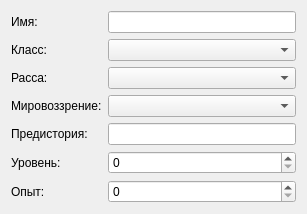
   <widget class="QWidget" name="formLayoutWidget">
    <property name="geometry">
     <rect>
      <x>190</x>
      <y>70</y>
      <width>307</width>
      <height>171</height>
     </rect>
    </property>
    <layout class="QFormLayout" name="formLayout">
     <item row="0" column="0">
      <widget class="QLabel" name="label_2">
       <property name="text">
        <string>Имя:</string>
       </property>
      </widget>
     </item>
     <item row="1" column="0">
      <widget class="QLabel" name="label_3">
       <property name="text">
        <string>Класс:</string>
       </property>
      </widget>
     </item>
     <item row="2" column="0">
      <widget class="QLabel" name="label_4">
       <property name="text">
        <string>Расса:</string>
       </property>
      </widget>
     </item>
     <item row="3" column="0">
      <widget class="QLabel" name="label_5">
       <property name="text">
        <string>Мировоззрение:</string>
       </property>
      </widget>
     </item>
     <item row="0" column="1">
      <widget class="QLineEdit" name="character_name"/>
     </item>
     <item row="4" column="1">
      <widget class="QLineEdit" name="character_history">
       <property name="text">
        <string/>
       </property>
      </widget>
     </item>
     <item row="1" column="1">
      <widget class="QComboBox" name="character_class">
       <item>
        <property name="text">
         <string/>
        </property>
       </item>
       <item>
        <property name="text">
         <string>Бард</string>
        </property>
       </item>
       <item>
        <property name="text">
         <string>Варвар</string>
        </property>
       </item>
       <item>
        <property name="text">
         <string>Воин</string>
        </property>
       </item>
       <item>
        <property name="text">
         <string>Волшебник</string>
        </property>
       </item>
       <item>
        <property name="text">
         <string>Друид</string>
        </property>
       </item>
       <item>
        <property name="text">
         <string>Жрец</string>
        </property>
       </item>
       <item>
        <property name="text">
         <string>Изобретатель</string>
        </property>
       </item>
       <item>
        <property name="text">
         <string>Колдун</string>
        </property>
       </item>
       <item>
        <property name="text">
         <string>Монах</string>
        </property>
       </item>
       <item>
        <property name="text">
         <string>Паладин</string>
        </property>
       </item>
       <item>
        <property name="text">
         <string>Плут</string>
        </property>
       </item>
       <item>
        <property name="text">
         <string>Следопыт</string>
        </property>
       </item>
       <item>
        <property name="text">
         <string>Чародей</string>
        </property>
       </item>
      </widget>
     </item>
     <item row="2" column="1">
      <widget class="QComboBox" name="race">
       <item>
        <property name="text">
         <string/>
        </property>
       </item>
       <item>
        <property name="text">
         <string>Ааракокра</string>
        </property>
       </item>
       <item>
        <property name="text">
         <string>Аасимар</string>
        </property>
       </item>
       <item>
        <property name="text">
         <string>Автогном</string>
        </property>
       </item>
       <item>
        <property name="text">
         <string>Багбир</string>
        </property>
       </item>
       <item>
        <property name="text">
         <string>Ведалкен</string>
        </property>
       </item>
       <item>
        <property name="text">
         <string>Вердан</string>
        </property>
       </item>
       <item>
        <property name="text">
         <string>Гибрид Симиков</string>
        </property>
       </item>
       <item>
        <property name="text">
         <string>Гит</string>
        </property>
       </item>
       <item>
        <property name="text">
         <string>Гифф</string>
        </property>
       </item>
       <item>
        <property name="text">
         <string>Гном</string>
        </property>
       </item>
       <item>
        <property name="text">
         <string>Гоблин</string>
        </property>
       </item>
       <item>
        <property name="text">
         <string>Голиаф</string>
        </property>
       </item>
       <item>
        <property name="text">
         <string>Грунг</string>
        </property>
       </item>
       <item>
        <property name="text">
         <string>Дварф</string>
        </property>
       </item>
       <item>
        <property name="text">
         <string>Дженази</string>
        </property>
       </item>
       <item>
        <property name="text">
         <string>Драконорождённый</string>
        </property>
       </item>
       <item>
        <property name="text">
         <string>Изменяющиеся</string>
        </property>
       </item>
       <item>
        <property name="text">
         <string>Калаштар</string>
        </property>
       </item>
       <item>
        <property name="text">
         <string>Кендер</string>
        </property>
       </item>
       <item>
        <property name="text">
         <string>Кенку</string>
        </property>
       </item>
       <item>
        <property name="text">
         <string>Кентавр</string>
        </property>
       </item>
       <item>
        <property name="text">
         <string>Кобольд</string>
        </property>
       </item>
       <item>
        <property name="text">
         <string>Кованый</string>
        </property>
       </item>
       <item>
        <property name="text">
         <string>Леонин</string>
        </property>
       </item>
       <item>
        <property name="text">
         <string>Локата</string>
        </property>
       </item>
       <item>
        <property name="text">
         <string>Локсодон</string>
        </property>
       </item>
       <item>
        <property name="text">
         <string>Людоящер</string>
        </property>
       </item>
       <item>
        <property name="text">
         <string>Минотавр</string>
        </property>
       </item>
       <item>
        <property name="text">
         <string>Орк</string>
        </property>
       </item>
       <item>
        <property name="text">
         <string>Плазмоид</string>
        </property>
       </item>
       <item>
        <property name="text">
         <string>Полуорк</string>
        </property>
       </item>
       <item>
        <property name="text">
         <string>Полурослик</string>
        </property>
       </item>
       <item>
        <property name="text">
         <string>Полуэльф</string>
        </property>
       </item>
       <item>
        <property name="text">
         <string>Сатир</string>
        </property>
       </item>
       <item>
        <property name="text">
         <string>Совлин</string>
        </property>
       </item>
       <item>
        <property name="text">
         <string>Табакси</string>
        </property>
       </item>
       <item>
        <property name="text">
         <string>Тифлинг</string>
        </property>
       </item>
       <item>
        <property name="text">
         <string>Тортл</string>
        </property>
       </item>
       <item>
        <property name="text">
         <string>Три-крин</string>
        </property>
       </item>
       <item>
        <property name="text">
         <string>Тритон</string>
        </property>
       </item>
       <item>
        <property name="text">
         <string>Фирболг</string>
        </property>
       </item>
       <item>
        <property name="text">
         <string>Фэйри</string>
        </property>
       </item>
       <item>
        <property name="text">
         <string>Хадози</string>
        </property>
       </item>
       <item>
        <property name="text">
         <string>Харенгон</string>
        </property>
       </item>
       <item>
        <property name="text">
         <string>Хобгоблин</string>
        </property>
       </item>
       <item>
        <property name="text">
         <string>Человек</string>
        </property>
       </item>
       <item>
        <property name="text">
         <string>Шифтер</string>
        </property>
       </item>
       <item>
        <property name="text">
         <string>Эльф</string>
        </property>
       </item>
       <item>
        <property name="text">
         <string>Эльф (Астральный)</string>
        </property>
       </item>
       <item>
        <property name="text">
         <string>Юань-ти</string>
        </property>
       </item>
      </widget>
     </item>
     <item row="3" column="1">
      <widget class="QComboBox" name="zz">
       <item>
        <property name="text">
         <string/>
        </property>
       </item>
       <item>
        <property name="text">
         <string>Законно Добрый</string>
        </property>
       </item>
       <item>
        <property name="text">
         <string>Законно Нейтральный</string>
        </property>
       </item>
       <item>
        <property name="text">
         <string>Законно Злой</string>
        </property>
       </item>
       <item>
        <property name="text">
         <string>Нейтрально Добрый</string>
        </property>
       </item>
       <item>
        <property name="text">
         <string>Истенно Нейтральный</string>
        </property>
       </item>
       <item>
        <property name="text">
         <string>Нейтрально Злой</string>
        </property>
       </item>
       <item>
        <property name="text">
         <string>Хаотично Добрый</string>
        </property>
       </item>
       <item>
        <property name="text">
         <string>Хаотично Нейтральный</string>
        </property>
       </item>
       <item>
        <property name="text">
         <string>Хаотично Злой</string>
        </property>
       </item>
      </widget>
     </item>
     <item row="4" column="0">
      <widget class="QLabel" name="label_6">
       <property name="text">
        <string>Предистория:</string>
       </property>
      </widget>
     </item>
     <item row="5" column="0">
      <widget class="QLabel" name="label_8">
       <property name="text">
        <string>Уровень:</string>
       </property>
      </widget>
     </item>
     <item row="5" column="1">
      <widget class="QSpinBox" name="LVL"/>
     </item>
     <item row="6" column="0">
      <widget class="QLabel" name="label_11">
       <property name="text">
        <string>Опыт:</string>
       </property>
      </widget>
     </item>
     <item row="6" column="1">
      <widget class="QSpinBox" name="EXP"/>
     </item>
    </layout>
   </widget>
